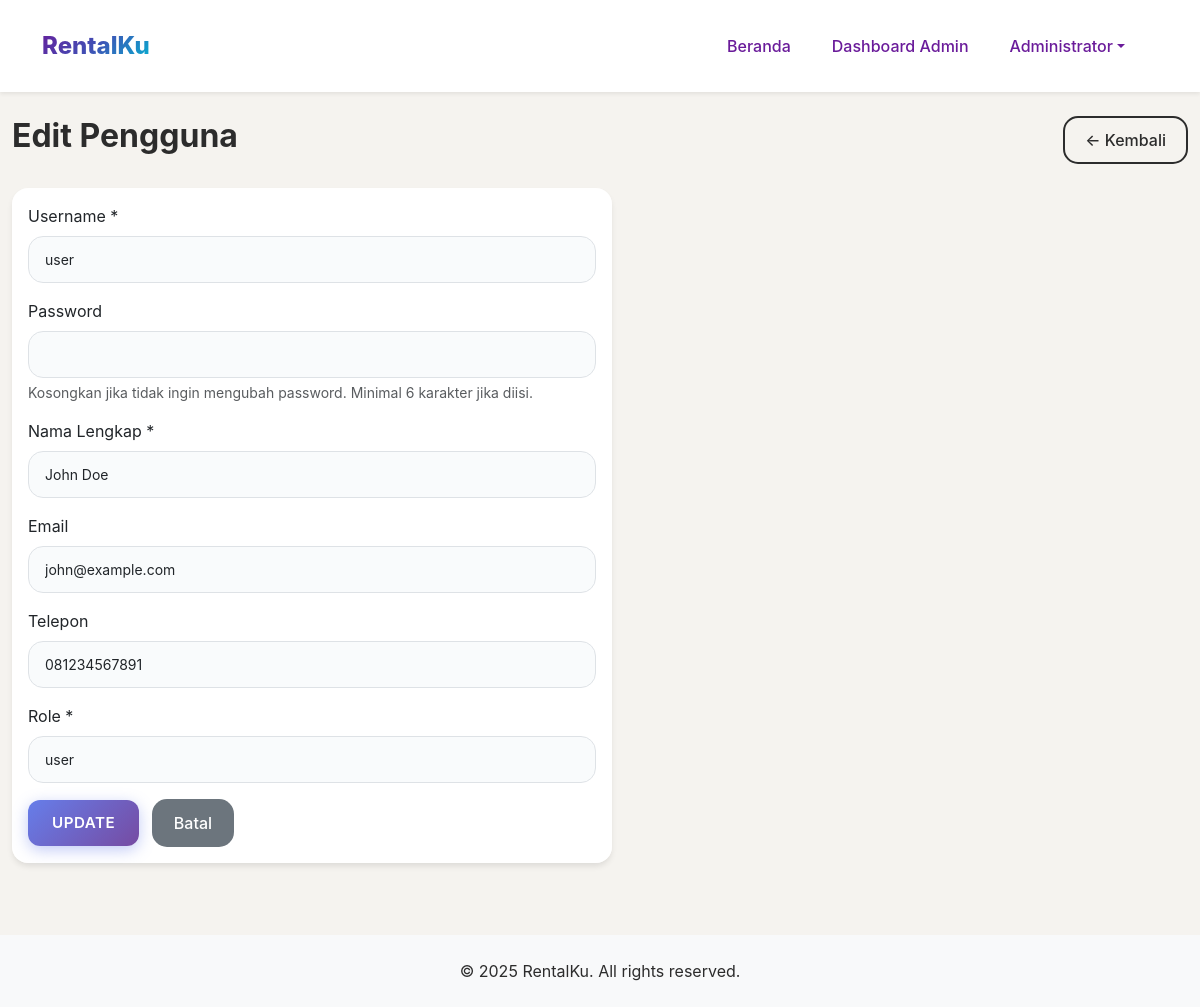
Page /admin/users/edit.php?id=2 (signed in) on the committed database.
### tables this page shows
CREATE TABLE `users` (
  `id` int(10) UNSIGNED NOT NULL,
  `username` varchar(50) NOT NULL,
  `password` varchar(50) NOT NULL,
  `full_name` varchar(100) NOT NULL,
  `email` varchar(100) DEFAULT NULL,
  `phone` varchar(20) DEFAULT NULL,
  `role_id` int(10) UNSIGNED NOT NULL,
  `created_at` timestamp NOT NULL DEFAULT current_timestamp()
);

CREATE TABLE `roles` (
  `id` int(10) UNSIGNED NOT NULL,
  `role_name` varchar(50) NOT NULL
);

### includes/functions.php (called while the page is built, shortened)
<?php
function h(?string $str): string
{
    static $cache = [];
    $key = md5($str);
    if (!isset($cache[$key])) {
        $cache[$key] = htmlspecialchars($str, ENT_QUOTES, 'UTF-8');
    }
    return $cache[$key];
}

### admin/users/edit.php (the view, shortened to what this page needs)
<?php
require_once __DIR__.'/../../includes/db.php';
require_once __DIR__.'/../../includes/functions.php';
$id = $_GET['id'] ?? 0;
$user = $pdo->prepare("SELECT * FROM users WHERE id = ?");
$user->execute([$id]);
$data = $user->fetch();
$roles = $pdo->query("SELECT * FROM roles")->fetchAll();
include_once __DIR__.'/../../includes/header.php';
?>
<div class="container-fluid py-4">
    <div class="d-flex justify-content-between align-items-center mb-4">
        <h2 class="fw-bold">Edit Pengguna</h2>
        <a href="index.php" class="btn btn-outline-secondary">← Kembali</a>
    </div>
    <div class="card shadow-sm" style="max-width:600px">
        <div class="card-body">
            <form method="POST" action="">
                <div class="mb-3">
                    <label class="form-label">Username *</label>
                    <input name="username" type="text" class="form-control" value="<?= h($_POST['username'] ?? $data['username']) ?>" required>
                </div>
                <div class="mb-3">
                    <label class="form-label">Password</label>
                    <input name="password" type="password" class="form-control" minlength="6">
                    <div class="form-text">Kosongkan jika tidak ingin mengubah password. Minimal 6 karakter jika diisi.</div>
                </div>
                <div class="mb-3">
                    <label class="form-label">Nama Lengkap *</label>
                    <input name="full_name" type="text" class="form-control" value="<?= h($_POST['full_name'] ?? $data['full_name']) ?>" required>
                </div>
                <div class="mb-3">
                    <label class="form-label">Email</label>
                    <input name="email" type="email" class="form-control" value="<?= h($_POST['email'] ?? $data['email']) ?>">
                </div>
                <div class="mb-3">
                    <label class="form-label">Telepon</label>
                    <input name="phone" type="text" class="form-control" value="<?= h($_POST['phone'] ?? $data['phone']) ?>">
                </div>
                <div class="mb-3">
                    <label class="form-label">Role *</label>
                    <select name="role_id" class="form-select" required>
                        <?php foreach ($roles as $r): ?>
                            <option value="<?= $r['id'] ?>" <?= (($_POST['role_id'] ?? $data['role_id']) == $r['id']) ? 'selected' : '' ?>>
                                <?= h($r['role_name']) ?>
                            </option>
                        <?php endforeach; ?>
                    </select>
                </div>
                <button type="submit" class="btn btn-gradient">Update</button>
                <a href="index.php" class="btn btn-secondary ms-2">Batal</a>
            </form>
        </div>
    </div>
</div>
<?php include_once __DIR__.'/../../includes/footer.php'; ?>

### assets/css/style.css (style rules this page uses)
:root { --elegant-cream: #f5f3ef; --elegant-navy: #1f2937; --elegant-sand: #c6a477; --elegant-olive: #748067; --elegant-charcoal: #2c2c2c; --elegant-muted: #7a7a7a; --pure-white: #ffffff; --soft-gray: #f8f9fa; --warm-sand: #b08b59; --muted-red: #a85a52; --medium-gray: #6c757d; --dark-text: #2c2c2c; --light-text: #7a7a7a; --border-color: #e0e0e0; --gradient-main: linear-gradient( 135deg, var(--vibrant-purple) 0%, var(--vibrant-blue) 50%, var(--vibrant-cyan) 100% ); --gradient-reverse: linear-gradient( 135deg, var(--vibrant-cyan) 0%, var(--vibrant-blue) 50%, var(--vibrant-purple) 100% ); --gradient-soft: linear-gradient( 135deg, rgba(106, 27, 154, 0.1) 0%, rgba(63, 81, 181, 0.1) 50%, rgba(0, 188, 212, 0.1) 100% ); --gradient-card: linear-gradient( 145deg, rgba(255, 255, 255, 0.9) 0%, rgba(248, 249, 250, 0.8) 100% ); --shadow-premium: 0 25px 70px -15px rgba(106, 27, 154, 0.3); --shadow-float: 0 35px 80px -15px rgba(106, 27, 154, 0.4); --shadow-card: 0 15px 35px rgba(106, 27, 154, 0.1); --shadow-button: 0 10px 25px rgba(106, 27, 154, 0.2); --glass-bg: rgba(255, 255, 255, 0.15); --glass-border: rgba(255, 255, 255, 0.2); --glass-backdrop: blur(25px); }
body { font-family: "Poppins", "Inter", -apple-system, BlinkMacSystemFont, sans-serif !important; background-color: var(--elegant-cream) !important; color: var(--elegant-charcoal) !important; font-weight: 400; }
.btn-gradient { background: var(--gradient-main) !important; color: var(--pure-white); border: none; border-radius: 50px; padding: 15px 35px; font-weight: 700; font-size: 0.95rem; letter-spacing: 0.5px; text-transform: uppercase; box-shadow: var(--shadow-button); transition: all 0.4s cubic-bezier(0.175, 0.885, 0.32, 1.275); position: relative; overflow: hidden; backdrop-filter: blur(10px); border: 2px solid transparent; }
.btn-gradient::before { content: ""; position: absolute; top: -50%; left: -50%; width: 200%; height: 200%; background: linear-gradient( 45deg, transparent, rgba(255, 255, 255, 0.1), transparent ); transform: rotate(45deg); transition: all 0.6s; }
.btn-gradient::before { content: ""; position: absolute; top: 0; left: -100%; width: 100%; height: 100%; background: linear-gradient( 90deg, transparent, rgba(255, 255, 255, 0.2), transparent ); transition: left 0.5s; }
::placeholder { color: #999; font-style: italic; }
.card { border: none; border-radius: 20px; box-shadow: 0 8px 30px rgba(107, 70, 193, 0.1); transition: all 0.3s cubic-bezier(0.4, 0, 0.2, 1); backdrop-filter: blur(10px); background: rgba(255, 255, 255, 0.95); }
.btn { border-radius: 15px; font-weight: 500; padding: 10px 20px; transition: all 0.3s cubic-bezier(0.4, 0, 0.2, 1); border: 2px solid transparent; }
.btn-outline-secondary { border-color: var(--accent-cyan); color: var(--accent-cyan); }
.form-control, .form-select { border: 2px solid #e5e7eb; border-radius: 15px; padding: 12px 16px; font-size: 14px; transition: all 0.3s cubic-bezier(0.4, 0, 0.2, 1); background: rgba(248, 250, 252, 0.8); }
.light-theme { --bg-primary: #ffffff; --bg-secondary: #f8f9fa; --text-primary: #1f2937; --text-secondary: #6b7280; --border-color: #e5e7eb; }

### assets/css/admin-modern.css (style rules this page uses)
:root { --background-navy: #6a1b9a; --card-gray: #f8f9fa; --text-charcoal: #6a1b9a; --success-emerald: #00bcd4; --info-royal: #3f51b5; --warning-orange: #3f51b5; --error-red: #e91e63; --pure-white: #ffffff; --elegant-cream: #f5f3ef; --elegant-muted: #00bcd4; --gradient-primary: linear-gradient( 135deg, #6a1b9a 0%, #3f51b5 50%, #00bcd4 100% ); --gradient-secondary: linear-gradient(45deg, #00bcd4 0%, #b2ebf2 100%); --shadow-default: 0 4px 8px rgba(106, 27, 154, 0.2); --shadow-hover: 0 8px 16px rgba(106, 27, 154, 0.3); }
.form-control { border: 1px solid #dee2e6; }
.form-select { border: 1px solid #dee2e6; }
.container-fluid { background-color: var(--elegant-cream) !important; }
.btn-gradient { background: var(--info-royal); border: none; color: white; font-weight: 600; padding: 12px 25px; border-radius: 6px; transition: all 0.3s cubic-bezier(0.25, 0.46, 0.45, 0.94); position: relative; overflow: hidden; }

### rows in the picture
users: username "user", full_name "John Doe", email "john@example.com", phone "081234567891", role_id "user"

### other values in the picture
$_SESSION['user']['name'] "Administrator"
